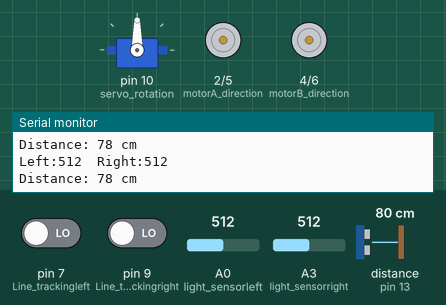
Bench run of a sketch on a simulated Arduino Uno, built with avr-gcc and run on an emulated ATmega328P. On the bench: servo, direction and speed pins drawn as motors (green arrow = direction pin HIGH = forward, orange = LOW = backward, longer = more drive), the last lines printed to the serial monitor. Wiring (inferred from the names in the program): ultrasonic range finder: trigger pin 12; echo pin 13. The inputs (shaded band) are chosen by the test bench; at power-on: A3 (light_sensorright) = 512, distance to the obstacle (sensor on pin 13) 80 cm, A0 (light_sensorleft) = 512, pin 7 (Line_trackingleft) LOW, pin 9 (Line_trackingright) LOW. The echo pulse lasts 58.3 µs per cm.

Above: at 3.7 s.
3.8 s: A3 (light_sensorright) set to 198
5.3 s: A3 (light_sensorright) set to 169
At 6.3 s:
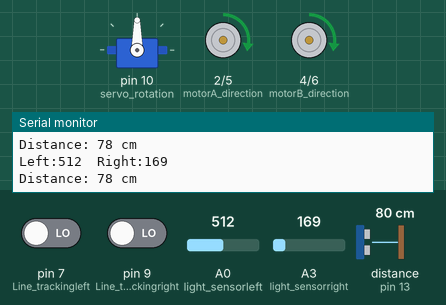
6.8 s: distance to the obstacle (sensor on pin 13) set to 8 cm
8.3 s: distance to the obstacle (sensor on pin 13) set to 5 cm
At 8.9 s:
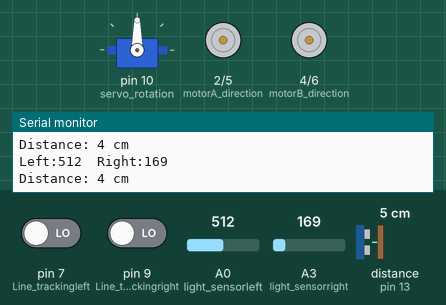
9.8 s: A0 (light_sensorleft) set to 107
12.8 s: A0 (light_sensorleft) set to 89
Timing chart, 0 to 15.3 s (numbered marks = the images above; inputs shaded):
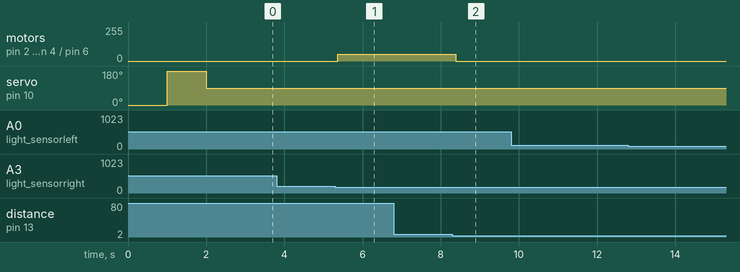

Measured:
- the behaviour switches between 180 and 179 on A3 (light_sensorright) (found by bisection; images 0 and 1)
- the behaviour switches between 7 and 6 cm on distance to the obstacle (sensor on pin 13) (found by bisection; images 1 and 2)
- after the input at 5.3 s, motor on pin 2 (motorA_direction) / pin 5 (motoA_speed), motor on pin 4 (motorB_direction) / pin 6 (motoB_speed): stopped → forward 50/255 after 0.07 s
- after the input at 8.3 s, motor on pin 2 (motorA_direction) / pin 5 (motoA_speed), motor on pin 4 (motorB_direction) / pin 6 (motoB_speed): forward 50/255 → stopped after 0.08 s

The sketch:

light_seeking.ino
```cpp
//light seeking sensor that stops once with obstacle


#include <Servo.h>  // Include the Servo library

// Pin definitions
int motorA_direction = 2;
int motoA_speed = 5;
int motorB_direction = 4;
int motoB_speed = 6;
int servo_rotation = 10;
int intrared_reciever = 3;
int light_sensorleft = A0;
int light_sensorright = A3;
int Obstacle_avoidanceleft = 8;
int Obstacle_avoidanceright = 11;
int Line_trackingleft = 7;
int Line_trackingright = 9;
int ultrasonic_trigger = 12;
int ultrasonic_echi = 13;

int flashlight_threshold_right = 180;
int flashlight_threshold_left = 130;

Servo myServo;  // Create a servo object

void setup() {
  pinMode(motorA_direction, OUTPUT);
  pinMode(motoA_speed, OUTPUT);
  pinMode(motorB_direction, OUTPUT);
  pinMode(motoB_speed, OUTPUT);
  pinMode(servo_rotation, OUTPUT);
  pinMode(intrared_reciever, INPUT);
  pinMode(A2, INPUT);
  pinMode(Line_trackingleft, INPUT);
  pinMode(Line_trackingright, INPUT);
  pinMode(ultrasonic_trigger, OUTPUT);
  pinMode(ultrasonic_echi, INPUT);
  pinMode(light_sensorleft, INPUT);
  pinMode(light_sensorright, INPUT);

  pinMode(Obstacle_avoidanceleft, INPUT);
  pinMode(Obstacle_avoidanceright, INPUT);

  Serial.begin(9600);  // Start serial communication

  // Attach and rotate the servo at startup
  myServo.attach(servo_rotation);
  myServo.write(0);      // Move to 0 degrees
  delay(1000);           // Wait for 1 second
  myServo.write(180);    // Move to 180 degrees
  delay(1000);           // Wait for 1 second
  myServo.write(90);     // Return to 90 degrees
  delay(500);            // Hold for 0.5 second
  myServo.detach();      // Stop spinning after the one-time motion
}

void loop() {
  int leftSensor = analogRead(light_sensorleft);  // Read left light sensor
  int rightSensor = analogRead(light_sensorright); // Read right light sensor
  int lineLeft = digitalRead(Line_trackingleft);   // Read left line tracking sensor
  int lineRight = digitalRead(Line_trackingright); // Read right line tracking sensor

  Serial.print("Left:");
  Serial.print(leftSensor);
  Serial.print("\t");

  Serial.print("Right:");
  Serial.println(rightSensor);

  // Read distance from ultrasonic sensor
  long distance = getUltrasonicDistance();
  Serial.print("Distance: ");
  Serial.print(distance);
  Serial.println(" cm");

  // Stop robot if an object is closer than 5 cm
  if (distance <= 5 && distance > 0) {
    stopMotor();
    return;  // Skip rest of the loop if object is detected
  }

  // Line tracking logic
  if (lineLeft == 1 && lineRight == 1) {
    stopMotor();
  } else {
    // Flashlight following logic
    if (leftSensor < flashlight_threshold_left || rightSensor < flashlight_threshold_right) {
      int dif = abs(leftSensor - rightSensor);
      if ((leftSensor < rightSensor) && (dif > 30)) {
        moveLeft(50);
      } else if ((leftSensor > rightSensor) && (dif > 30)) {
        moveRight(50);
      } else {
        moveFoward(50);
      }
    } else {
      stopMotor();
    }
  }

  delay(100);  // Short delay to avoid fast flickering
}

void moveBack(int speed) {
  digitalWrite(motorA_direction, LOW);
  analogWrite(motoA_speed, speed);
  digitalWrite(motorB_direction, HIGH);
  analogWrite(motoB_speed, speed);
}

void moveFoward(int speed) {
  digitalWrite(motorA_direction, HIGH);
  analogWrite(motoA_speed, speed);
  digitalWrite(motorB_direction, LOW);
  analogWrite(motoB_speed, speed);
}

void moveRight(int speed) {
  digitalWrite(motorA_direction, HIGH);
  analogWrite(motoA_speed, speed);
  digitalWrite(motorB_direction, HIGH);
  analogWrite(motoB_speed, speed);
}

void moveLeft(int speed) {
  digitalWrite(motorA_direction, LOW);
  analogWrite(motoA_speed, speed);
  digitalWrite(motorB_direction, LOW);
  analogWrite(motoB_speed, speed);
}

void stopMotor() {
  analogWrite(motoA_speed, 0);
  analogWrite(motoB_speed, 0);
}

void line_tracking(int speed) {
  int lineLeft = digitalRead(Line_trackingleft);  // Prevented local variable shadowing
  int lineRight = digitalRead(Line_trackingright);

  Serial.print("Line Left:\t");
  Serial.print(lineLeft);
  Serial.print("\t(");
  if (lineLeft == 1) {
    Serial.print("LINE DETECTED");
  } else {
    Serial.print("NO LINE");
  }
  Serial.print(")");

  Serial.print("\tLine Right:\t");
  Serial.print(lineRight);
  Serial.print("\t(");
  if (lineRight == 1) {
    Serial.print("LINE DETECTED");
  } else {
    Serial.print("NO LINE");
  }
  Serial.println(")");

  delay(500);  // Wait for 500ms before reading again
}

// Measure distance using ultrasonic sensor
long getUltrasonicDistance() {
  digitalWrite(ultrasonic_trigger, LOW);
  delayMicroseconds(2);
  digitalWrite(ultrasonic_trigger, HIGH);
  delayMicroseconds(10);
  digitalWrite(ultrasonic_trigger, LOW);

  long duration = pulseIn(ultrasonic_echi, HIGH);
  long distance = duration * 0.034 / 2;  // Convert to cm
  return distance;
}
```
